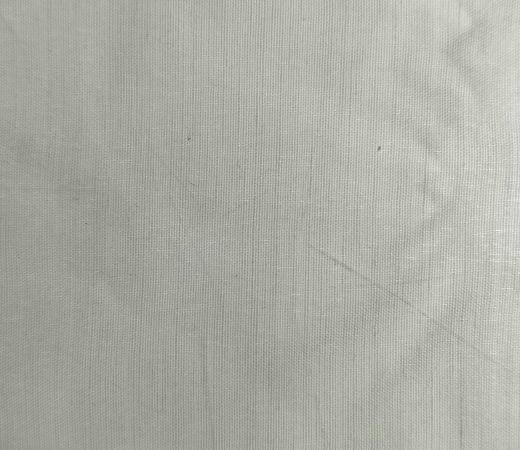
#> input picture test_samples/GOOD/WhatsApp Image 2026-04-21 at 8.47.35 PM (1).jpeg, 1040 x 900 px (shown at 1/2 size)
$ python -i detector.py   (imports and definitions only)   (older library calls are emulated)
#> lines starting #> are read from the running program, lines starting #| are printed output that depends on the picture; after the words box and inside, x2 and y2 are one past the last pixel; in counts of white or black regions, pixels touching at a corner belong together
#> further down, picture is the input picture: shape (900, 1040, 3); mean B, G, R 164.7, 172.7, 171.7
import cv2
import numpy as np

def analyze_fabric(frame):
    try:
        # Step 1: Pre-processing for High Noise Removal
        smooth = cv2.GaussianBlur(frame, (7, 7), 0)
        hsv = cv2.cvtColor(smooth, cv2.COLOR_BGR2HSV)
#> hsv: shape (900, 1040, 3); mean H, S, V 34, 11.9, 172.7
        v_channel = hsv[:, :, 2] # Value channel for better contrast

        # Normalization
        clahe = cv2.createCLAHE(clipLimit=4.0, tileGridSize=(8,8)).apply(v_channel)
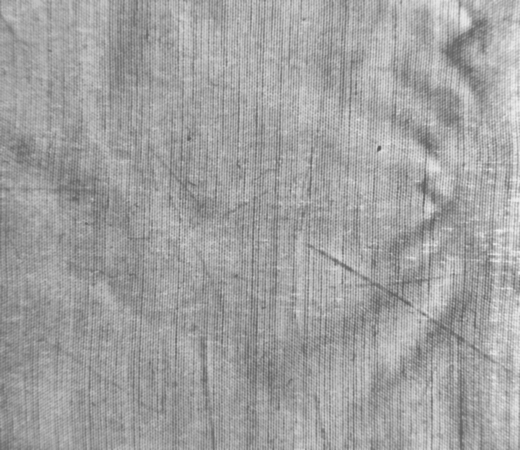
#> clahe: shape (900, 1040) (shown at 1/2 size); min 84, max 238, mean 160.9

        status, defect_type, briefing, accuracy = "PASS", "OPTIMAL", "Surface integrity meets 100% industrial standards.", 100.0

        # --- CASE 1: HOLE DETECTION (Bright light spots) ---
        # Very high threshold to isolate ONLY holes
        _, thresh_hole = cv2.threshold(clahe, 250, 255, cv2.THRESH_BINARY)
#> thresh_hole: shape (900, 1040); every value is 0
        # Closing operation to join broken parts of a hole
        kernel = np.ones((5,5), np.uint8)
        dilated = cv2.dilate(thresh_hole, kernel, iterations=2)
        contours_hole, _ = cv2.findContours(dilated, cv2.RETR_EXTERNAL, cv2.CHAIN_APPROX_SIMPLE)
#> contours_hole = []

        for cnt in contours_hole:
            if cv2.contourArea(cnt) > 200:
                x, y, w, h = cv2.boundingRect(cnt)
                cv2.rectangle(frame, (x, y), (x+w, y+h), (0, 0, 255), 4)
                return frame, "FAIL", "HOLE IN FABRIC", "CRITICAL: Physical void detected. Material integrity compromised.", 98.5
#> this loop made 0 passes

        # --- CASE 2: MISSING WARP (Vertical Lines) ---
        # Using Sobel operator to find vertical lines specifically
        sobelx = cv2.Sobel(clahe, cv2.CV_64F, 1, 0, ksize=5)
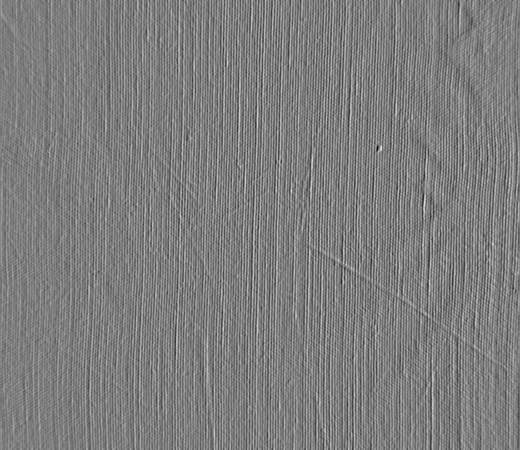
#> sobelx: shape (900, 1040) float64 (shown at 1/2 size); min -4720, max 4847, mean 6.7; drawn with min black and max white
        abs_sobelx = np.absolute(sobelx)
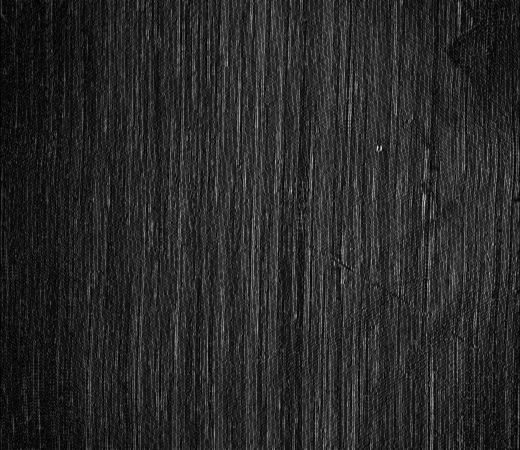
#> abs_sobelx: shape (900, 1040) float64 (shown at 1/2 size); min 0, max 4847, mean 771.1; drawn with min black and max white
        scaled_sobel = np.uint8(255 * abs_sobelx / np.max(abs_sobelx))
        _, binary_warp = cv2.threshold(scaled_sobel, 180, 255, cv2.THRESH_BINARY)
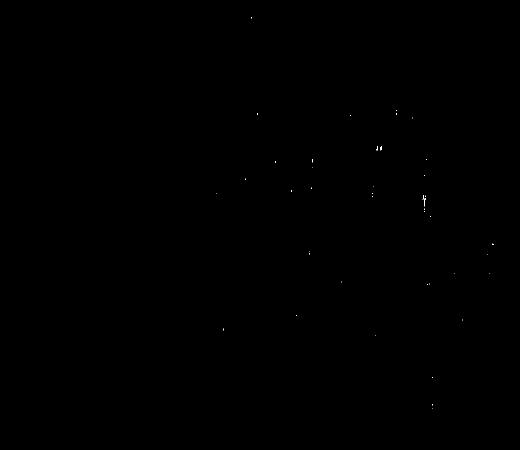
#> binary_warp: shape (900, 1040) (shown at 1/2 size); 0.02% white in thin lines or dots, all inside (x1, y1, x2, y2) = (433, 34, 987, 817)

        # Hough lines with strict vertical angle
        lines = cv2.HoughLinesP(binary_warp, 1, np.pi/180, 150, minLineLength=200, maxLineGap=10)
#> lines = None
        if lines is not None:
            for line in lines:
                x1, y1, x2, y2 = line[0]
                if abs(x1 - x2) < 3: # Strictly Vertical
                    cv2.line(frame, (x1, y1), (x2, y2), (0, 255, 0), 3)
                    return frame, "FAIL", "MISSING WARP", "WARNING: Vertical yarn alignment failure detected.", 95.0

        # --- CASE 3: KNOT DEFECT (Dark clusters) ---
        # Inverse threshold for dark spots
        _, thresh_knot = cv2.threshold(clahe, 40, 255, cv2.THRESH_BINARY_INV)
        contours_knot, _ = cv2.findContours(thresh_knot, cv2.RETR_EXTERNAL, cv2.CHAIN_APPROX_SIMPLE)
#> contours_knot = []

        for cnt in contours_knot:
            area = cv2.contourArea(cnt)
            if 50 < area < 800:
                x, y, w, h = cv2.boundingRect(cnt)
                aspect_ratio = float(w)/h
                # Knots are small clusters, not long lines
                if 0.6 < aspect_ratio < 1.6:
                    cv2.rectangle(frame, (x, y), (x+w, y+h), (255, 0, 0), 3)
                    return frame, "FAIL", "KNOT DEFECT", "ANOMALY: Localized yarn cluster (Knot) identified.", 89.5

        return frame, "PASS", "OPTIMAL", "Surface uniformity verified. No structural anomalies detected.", 100.0

    except Exception as e:
        return frame, "ERROR", "SYSTEM_FAULT", str(e), 0.0

>>> import cv2
>>> picture = cv2.imread('../test_samples/GOOD/WhatsApp Image 2026-04-21 at 8.47.35 PM (1).jpeg')
>>> result = analyze_fabric(picture)
#> result = 5 items

$ run again, on test_samples/GOOD/WhatsApp Image 2026-04-21 at 8.47.35 PM (2).jpeg
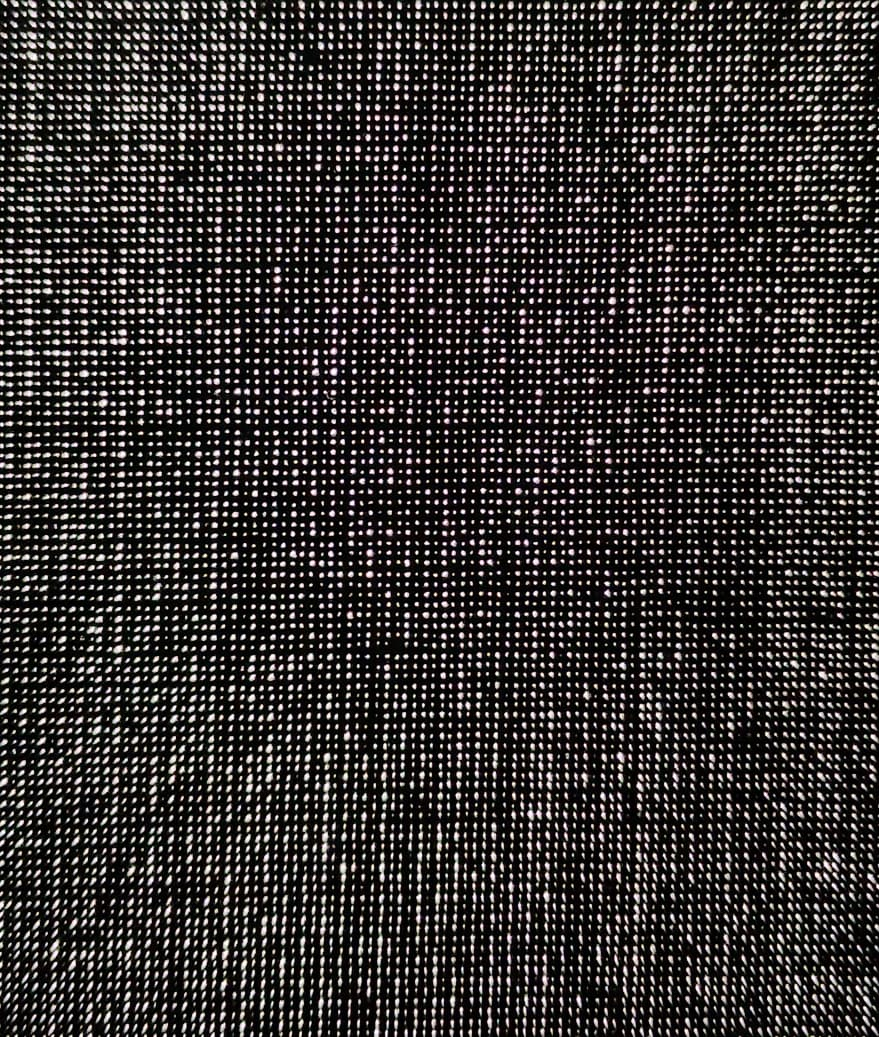
#> input picture test_samples/GOOD/WhatsApp Image 2026-04-21 at 8.47.35 PM (2).jpeg, 879 x 1037 px
#> picture is the input picture: shape (1037, 879, 3); mean B, G, R 49, 49.8, 53.2
#> hsv: shape (1037, 879, 3); mean H, S, V 59.2, 41.3, 53.5
#> in analyze_fabric, `_, thresh_hole = cv2.threshold(clahe, 250, 255, cv2.THRESH_BINARY)`:
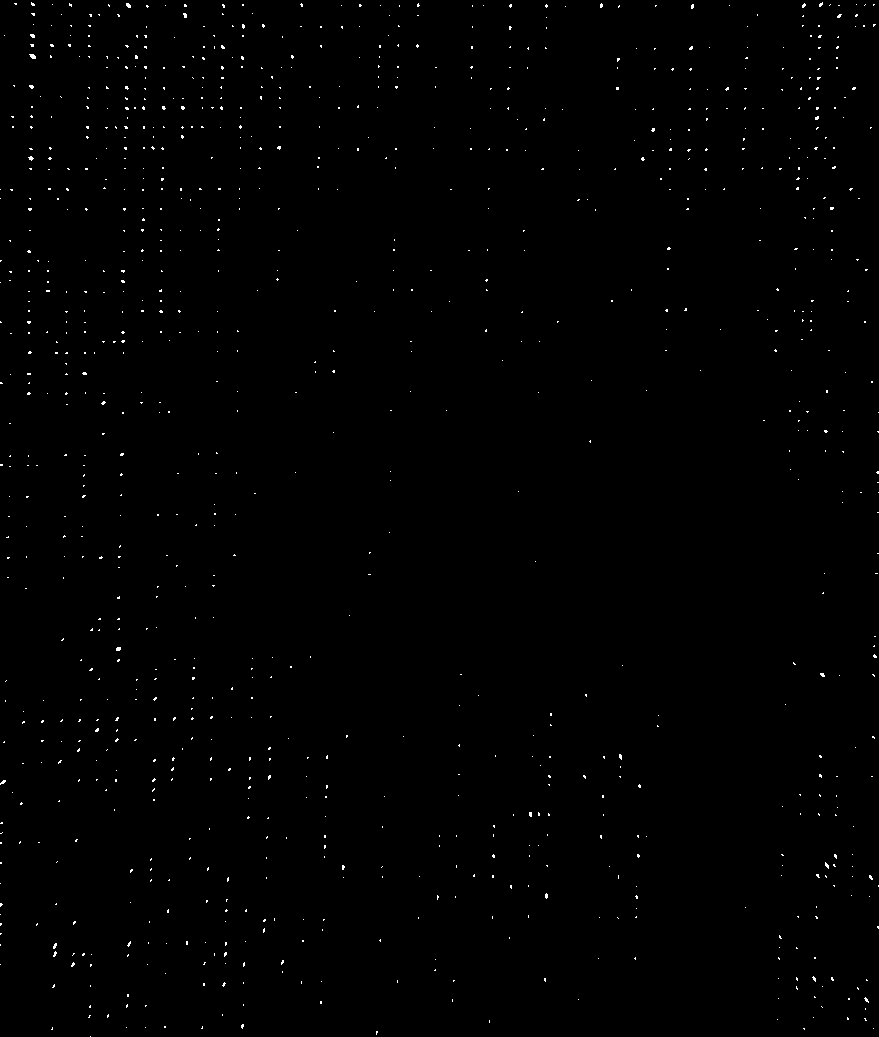
#> thresh_hole: shape (1037, 879); 0.45% white in thin lines or dots
#> dilated: shape (1037, 879); 11.3% white; 723 white regions
#> contours_hole = 723 contours; largest, box (x1, y1, x2, y2) and area: (785, 54, 840, 194) 2141, (101, 82, 150, 142) 1099, (113, 22, 151, 83) 1096, (84, 0, 135, 51) 778, (197, 62, 228, 114) 738
#> the loop in analyze_fabric, `for cnt in contours_hole:` made 34 passes
#> (x, y, w, h) on pass 34: (844, 975, 34, 58)
#> after the loop in analyze_fabric, `for cnt in contours_hole:`:
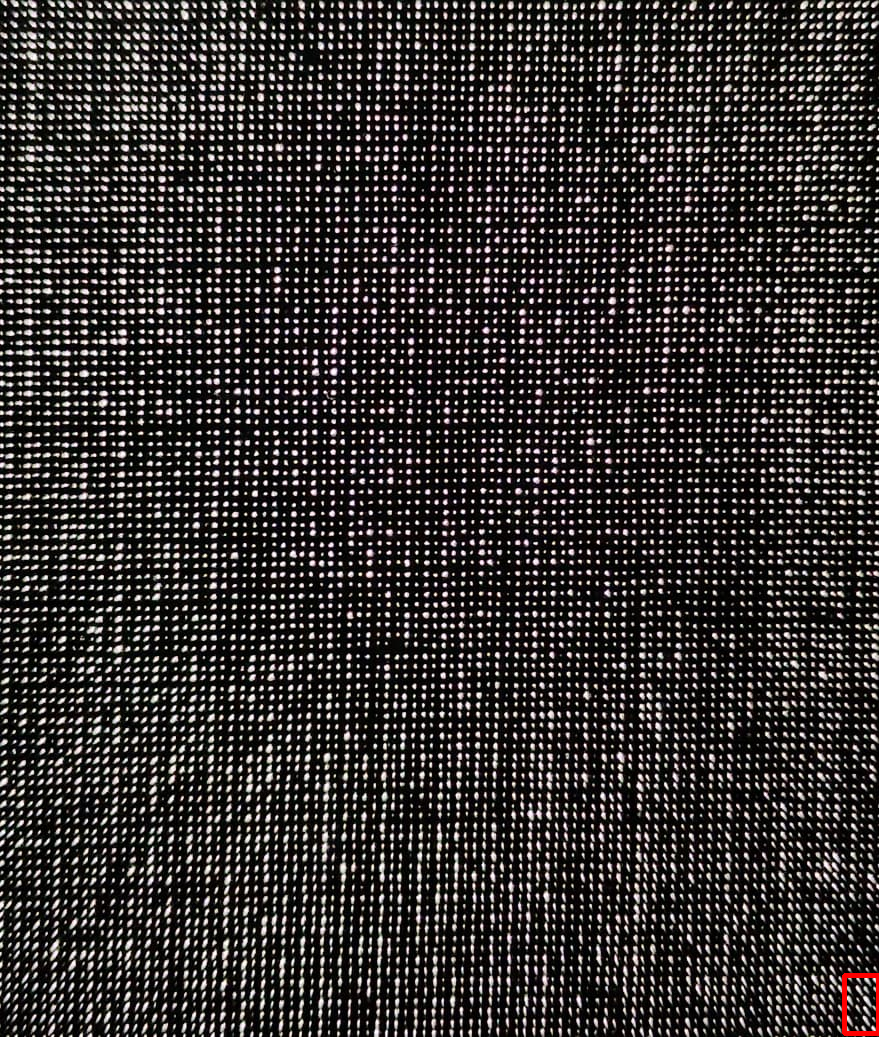
#> frame: shape (1037, 879, 3); 0.09% of pixels changed, all inside (x1, y1, x2, y2) = (842, 973, 879, 1036)
#> result = 5 items
